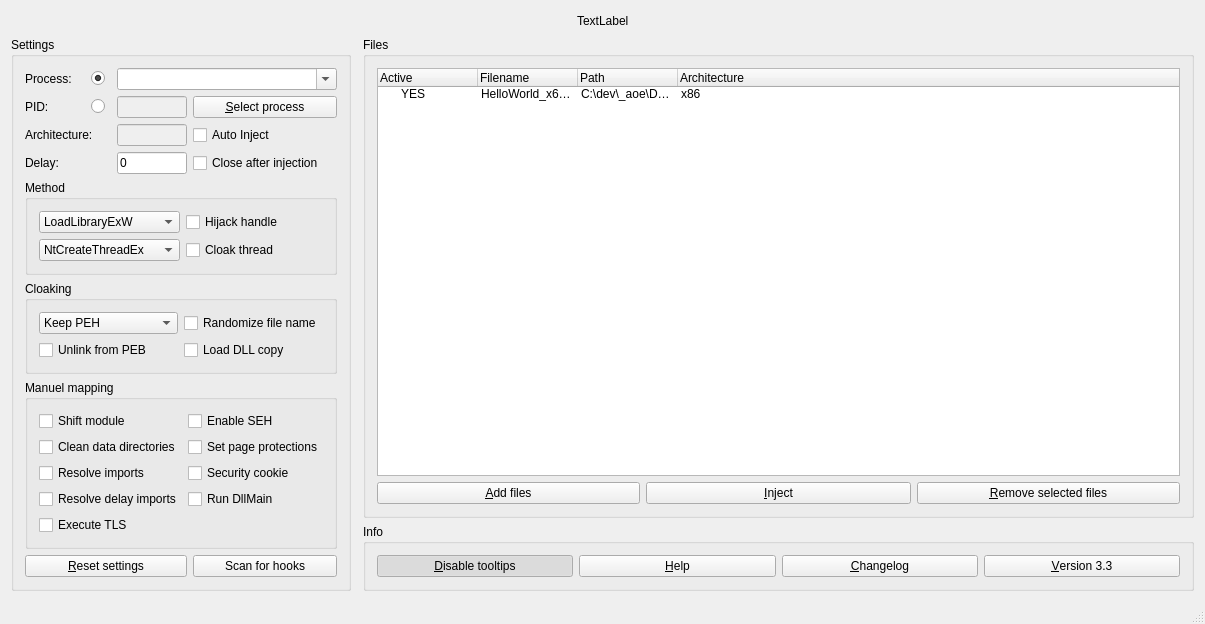
<?xml version="1.0" encoding="UTF-8"?>
<ui version="4.0">
 <class>GuiMainClass</class>
 <widget class="QMainWindow" name="GuiMainClass">
  <property name="geometry">
   <rect>
    <x>0</x>
    <y>0</y>
    <width>1205</width>
    <height>601</height>
   </rect>
  </property>
  <property name="windowTitle">
   <string>GH Injector</string>
  </property>
  <property name="windowIcon">
   <iconset resource="GuiMain.qrc">
    <normaloff>:/GuiMain/GH Icon.ico</normaloff>:/GuiMain/GH Icon.ico</iconset>
  </property>
  <widget class="QWidget" name="centralWidget">
   <layout class="QGridLayout" name="gridLayout_5">
    <item row="1" column="2">
     <widget class="QGroupBox" name="grp_files">
      <property name="sizePolicy">
       <sizepolicy hsizetype="Preferred" vsizetype="Preferred">
        <horstretch>1</horstretch>
        <verstretch>1</verstretch>
       </sizepolicy>
      </property>
      <property name="title">
       <string>Files</string>
      </property>
      <layout class="QGridLayout" name="gridLayout_6">
       <item row="1" column="2">
        <widget class="QPushButton" name="btn_remove">
         <property name="toolTip">
          <string>&lt;html&gt;&lt;head/&gt;&lt;body&gt;&lt;p&gt;Remove highlighted entries from the list.&lt;/p&gt;&lt;/body&gt;&lt;/html&gt;</string>
         </property>
         <property name="text">
          <string>&amp;Remove selected files</string>
         </property>
        </widget>
       </item>
       <item row="0" column="0" colspan="3">
        <widget class="QTreeWidget" name="tree_files">
         <property name="enabled">
          <bool>true</bool>
         </property>
         <property name="sizeAdjustPolicy">
          <enum>QAbstractScrollArea::AdjustToContents</enum>
         </property>
         <property name="itemsExpandable">
          <bool>false</bool>
         </property>
         <property name="sortingEnabled">
          <bool>false</bool>
         </property>
         <property name="headerHidden">
          <bool>false</bool>
         </property>
         <property name="expandsOnDoubleClick">
          <bool>false</bool>
         </property>
         <attribute name="headerCascadingSectionResizes">
          <bool>true</bool>
         </attribute>
         <attribute name="headerMinimumSectionSize">
          <number>50</number>
         </attribute>
         <attribute name="headerShowSortIndicator" stdset="0">
          <bool>false</bool>
         </attribute>
         <column>
          <property name="text">
           <string>Active</string>
          </property>
         </column>
         <column>
          <property name="text">
           <string>Filename</string>
          </property>
         </column>
         <column>
          <property name="text">
           <string>Path</string>
          </property>
         </column>
         <column>
          <property name="text">
           <string>Architecture</string>
          </property>
         </column>
         <item>
          <property name="text">
           <string>YES</string>
          </property>
          <property name="text">
           <string>HelloWorld_x64.dll</string>
          </property>
          <property name="text">
           <string>C:\dev\_aoe\Debug\AoE_IMGUI - Kopie.dllxxxxx</string>
          </property>
          <property name="text">
           <string>x86</string>
          </property>
         </item>
        </widget>
       </item>
       <item row="1" column="1">
        <widget class="QPushButton" name="btn_inject">
         <property name="toolTip">
          <string>&lt;html&gt;&lt;head/&gt;&lt;body&gt;&lt;p&gt;Inject checkmarked dll(s) into the selected process.&lt;/p&gt;&lt;/body&gt;&lt;/html&gt;</string>
         </property>
         <property name="text">
          <string>&amp;Inject</string>
         </property>
        </widget>
       </item>
       <item row="1" column="0">
        <widget class="QPushButton" name="btn_add">
         <property name="toolTip">
          <string>&lt;html&gt;&lt;head/&gt;&lt;body&gt;&lt;p&gt;Select files from disk to add them to the list or drag &amp;amp; drop them into the listview above.&lt;/p&gt;&lt;/body&gt;&lt;/html&gt;</string>
         </property>
         <property name="text">
          <string>&amp;Add files</string>
         </property>
        </widget>
       </item>
      </layout>
     </widget>
    </item>
    <item row="1" column="0" rowspan="2">
     <widget class="QGroupBox" name="grp_settings">
      <property name="sizePolicy">
       <sizepolicy hsizetype="MinimumExpanding" vsizetype="MinimumExpanding">
        <horstretch>0</horstretch>
        <verstretch>0</verstretch>
       </sizepolicy>
      </property>
      <property name="maximumSize">
       <size>
        <width>500</width>
        <height>16777215</height>
       </size>
      </property>
      <property name="title">
       <string>Settings</string>
      </property>
      <layout class="QGridLayout" name="gridLayout_4">
       <item row="1" column="1">
        <widget class="QRadioButton" name="rb_pid">
         <property name="maximumSize">
          <size>
           <width>20</width>
           <height>16777215</height>
          </size>
         </property>
         <property name="toolTip">
          <string>&lt;html&gt;&lt;head/&gt;&lt;body&gt;&lt;p&gt;Select the target process by it's identifier (unique but changes when the process restarts).&lt;/p&gt;&lt;/body&gt;&lt;/html&gt;</string>
         </property>
         <property name="text">
          <string/>
         </property>
        </widget>
       </item>
       <item row="1" column="3">
        <widget class="QPushButton" name="btn_proc">
         <property name="toolTip">
          <string>&lt;html&gt;&lt;head/&gt;&lt;body&gt;&lt;p&gt;Select a process using the ProcessList™.&lt;/p&gt;&lt;/body&gt;&lt;/html&gt;</string>
         </property>
         <property name="text">
          <string>&amp;Select process</string>
         </property>
        </widget>
       </item>
       <item row="0" column="2" colspan="2">
        <widget class="QComboBox" name="cmb_proc">
         <property name="editable">
          <bool>true</bool>
         </property>
        </widget>
       </item>
       <item row="1" column="2">
        <widget class="QLineEdit" name="txt_pid">
         <property name="enabled">
          <bool>false</bool>
         </property>
         <property name="sizePolicy">
          <sizepolicy hsizetype="Minimum" vsizetype="Fixed">
           <horstretch>0</horstretch>
           <verstretch>0</verstretch>
          </sizepolicy>
         </property>
         <property name="maximumSize">
          <size>
           <width>70</width>
           <height>16777215</height>
          </size>
         </property>
        </widget>
       </item>
       <item row="1" column="0">
        <widget class="QLabel" name="lbl_pid">
         <property name="toolTip">
          <string>&lt;html&gt;&lt;head/&gt;&lt;body&gt;&lt;p&gt;Select the target process by it's identifier (unique but changes when the process restarts).&lt;/p&gt;&lt;/body&gt;&lt;/html&gt;</string>
         </property>
         <property name="text">
          <string>PID:</string>
         </property>
         <property name="buddy">
          <cstring>rb_pid</cstring>
         </property>
        </widget>
       </item>
       <item row="9" column="3">
        <widget class="QPushButton" name="btn_hooks">
         <property name="text">
          <string>Scan for hooks</string>
         </property>
        </widget>
       </item>
       <item row="3" column="0" colspan="2">
        <widget class="QLabel" name="lbl_delay">
         <property name="toolTip">
          <string>&lt;html&gt;&lt;head/&gt;&lt;body&gt;&lt;p&gt;Delays the injection (in ms).&lt;/p&gt;&lt;/body&gt;&lt;/html&gt;</string>
         </property>
         <property name="text">
          <string>Delay:</string>
         </property>
         <property name="buddy">
          <cstring>txt_delay</cstring>
         </property>
        </widget>
       </item>
       <item row="3" column="3">
        <widget class="QCheckBox" name="cb_close">
         <property name="toolTip">
          <string>&lt;html&gt;&lt;head/&gt;&lt;body&gt;&lt;p&gt;The injector automatically closes after injecting the checkmarked dll(s).&lt;/p&gt;&lt;/body&gt;&lt;/html&gt;</string>
         </property>
         <property name="text">
          <string>Close after injection    </string>
         </property>
        </widget>
       </item>
       <item row="3" column="2">
        <widget class="QLineEdit" name="txt_delay">
         <property name="sizePolicy">
          <sizepolicy hsizetype="Minimum" vsizetype="Fixed">
           <horstretch>0</horstretch>
           <verstretch>0</verstretch>
          </sizepolicy>
         </property>
         <property name="minimumSize">
          <size>
           <width>0</width>
           <height>0</height>
          </size>
         </property>
         <property name="maximumSize">
          <size>
           <width>70</width>
           <height>16777215</height>
          </size>
         </property>
         <property name="toolTip">
          <string>&lt;html&gt;&lt;head/&gt;&lt;body&gt;&lt;p&gt;&lt;br/&gt;&lt;/p&gt;&lt;/body&gt;&lt;/html&gt;</string>
         </property>
         <property name="text">
          <string>0</string>
         </property>
        </widget>
       </item>
       <item row="0" column="1">
        <widget class="QRadioButton" name="rb_proc">
         <property name="maximumSize">
          <size>
           <width>20</width>
           <height>16777215</height>
          </size>
         </property>
         <property name="toolTip">
          <string>&lt;html&gt;&lt;head/&gt;&lt;body&gt;&lt;p&gt;Select the target process by it's executable name (not unique).&lt;/p&gt;&lt;/body&gt;&lt;/html&gt;</string>
         </property>
         <property name="text">
          <string/>
         </property>
         <property name="checked">
          <bool>true</bool>
         </property>
        </widget>
       </item>
       <item row="0" column="0">
        <widget class="QLabel" name="lbl_proc">
         <property name="toolTip">
          <string>&lt;html&gt;&lt;head/&gt;&lt;body&gt;&lt;p&gt;Select the target process by it's executable name (not unique).&lt;/p&gt;&lt;/body&gt;&lt;/html&gt;</string>
         </property>
         <property name="text">
          <string>Process:</string>
         </property>
         <property name="buddy">
          <cstring>rb_proc</cstring>
         </property>
        </widget>
       </item>
       <item row="2" column="2">
        <widget class="QLineEdit" name="txt_arch">
         <property name="enabled">
          <bool>false</bool>
         </property>
         <property name="sizePolicy">
          <sizepolicy hsizetype="Minimum" vsizetype="Fixed">
           <horstretch>0</horstretch>
           <verstretch>0</verstretch>
          </sizepolicy>
         </property>
         <property name="maximumSize">
          <size>
           <width>70</width>
           <height>16777215</height>
          </size>
         </property>
        </widget>
       </item>
       <item row="6" column="0" colspan="4">
        <widget class="QGroupBox" name="grp_cloak">
         <property name="title">
          <string>Cloaking</string>
         </property>
         <layout class="QGridLayout" name="gridLayout_3">
          <item row="0" column="0">
           <widget class="QComboBox" name="cmb_peh">
            <property name="toolTip">
             <string>&lt;html&gt;&lt;head/&gt;&lt;body&gt;&lt;p&gt;Keep PEH: Doesn't modify the PE header of the dll(s).&lt;/p&gt;&lt;p&gt;Erase PEH: Erases the PE header by wrting 0's to it to avoid detections.3&lt;/p&gt;&lt;p&gt;Fake PEH: Replaces the PE header with the PE header of a normal windows module (eg. kernel32.dll).&lt;/p&gt;&lt;/body&gt;&lt;/html&gt;</string>
            </property>
            <item>
             <property name="text">
              <string>Keep PEH</string>
             </property>
            </item>
            <item>
             <property name="text">
              <string>Erase PEH</string>
             </property>
            </item>
            <item>
             <property name="text">
              <string>Fake PEH</string>
             </property>
            </item>
           </widget>
          </item>
          <item row="1" column="0">
           <widget class="QCheckBox" name="cb_unlink">
            <property name="toolTip">
             <string>&lt;html&gt;&lt;head/&gt;&lt;body&gt;&lt;p&gt;Removes the list entry of the dll(s) from the lists in the process enviroment block (not needed for manual mapping).&lt;/p&gt;&lt;/body&gt;&lt;/html&gt;</string>
            </property>
            <property name="text">
             <string>Unlink from PEB</string>
            </property>
           </widget>
          </item>
          <item row="1" column="1">
           <widget class="QCheckBox" name="cb_copy">
            <property name="toolTip">
             <string>&lt;html&gt;&lt;head/&gt;&lt;body&gt;&lt;p&gt;Creates a copy of the dll(s) in the user's temp directory which then get(s) loaded into the target process.&lt;/p&gt;&lt;/body&gt;&lt;/html&gt;</string>
            </property>
            <property name="text">
             <string>Load DLL copy</string>
            </property>
           </widget>
          </item>
          <item row="0" column="1">
           <widget class="QCheckBox" name="cb_random">
            <property name="toolTip">
             <string>&lt;html&gt;&lt;head/&gt;&lt;body&gt;&lt;p&gt;Renames the dll(s) randomly before injecting it/them.&lt;/p&gt;&lt;/body&gt;&lt;/html&gt;</string>
            </property>
            <property name="text">
             <string>Randomize file name</string>
            </property>
           </widget>
          </item>
         </layout>
        </widget>
       </item>
       <item row="2" column="3">
        <widget class="QCheckBox" name="cb_auto">
         <property name="toolTip">
          <string>&lt;html&gt;&lt;head/&gt;&lt;body&gt;&lt;p&gt;If the injector finds the target process, it automatically injects the checkmarked dll(s).&lt;/p&gt;&lt;/body&gt;&lt;/html&gt;</string>
         </property>
         <property name="text">
          <string>Auto Inject</string>
         </property>
        </widget>
       </item>
       <item row="4" column="0" colspan="4">
        <widget class="QGroupBox" name="grp_method">
         <property name="title">
          <string>Method</string>
         </property>
         <layout class="QGridLayout" name="gridLayout">
          <item row="0" column="0">
           <widget class="QComboBox" name="cmb_load">
            <property name="toolTip">
             <string>&lt;html&gt;&lt;head/&gt;&lt;body&gt;&lt;p&gt;LoadLibraryExW is the default injection method which simply uses LoadLibraryExW.&lt;/p&gt;&lt;/body&gt;&lt;/html&gt;</string>
            </property>
            <property name="whatsThis">
             <string>&lt;html&gt;&lt;head/&gt;&lt;body&gt;&lt;p&gt;&lt;br/&gt;&lt;/p&gt;&lt;/body&gt;&lt;/html&gt;</string>
            </property>
            <item>
             <property name="text">
              <string>LoadLibraryExW</string>
             </property>
            </item>
            <item>
             <property name="text">
              <string>LdrLoadDll</string>
             </property>
            </item>
            <item>
             <property name="text">
              <string>LdrpLoadDll</string>
             </property>
            </item>
            <item>
             <property name="text">
              <string>ManualMap</string>
             </property>
            </item>
           </widget>
          </item>
          <item row="0" column="1">
           <widget class="QCheckBox" name="cb_hijack">
            <property name="toolTip">
             <string>&lt;html&gt;&lt;head/&gt;&lt;body&gt;&lt;p&gt;Hijacks a handle from another process.&lt;/p&gt;&lt;/body&gt;&lt;/html&gt;</string>
            </property>
            <property name="text">
             <string>Hijack handle</string>
            </property>
           </widget>
          </item>
          <item row="1" column="0">
           <widget class="QComboBox" name="cmb_create">
            <property name="toolTip">
             <string>&lt;html&gt;&lt;head/&gt;&lt;body&gt;&lt;p&gt;NtCreateThreadEx: Creates a simple remote thread to load the dll(s).&lt;/p&gt;&lt;/body&gt;&lt;/html&gt;</string>
            </property>
            <item>
             <property name="text">
              <string>NtCreateThreadEx</string>
             </property>
            </item>
            <item>
             <property name="text">
              <string>Thread Hijacking</string>
             </property>
            </item>
            <item>
             <property name="text">
              <string>SetWindowsHookEx</string>
             </property>
            </item>
            <item>
             <property name="text">
              <string>QueueUserAPC</string>
             </property>
            </item>
           </widget>
          </item>
          <item row="1" column="1">
           <widget class="QCheckBox" name="cb_clock">
            <property name="toolTip">
             <string>&lt;html&gt;&lt;head/&gt;&lt;body&gt;&lt;p&gt;Attempts to hide the thread from debuggers, fakes the startaddress and disables thread attach/detach calls.&lt;/p&gt;&lt;/body&gt;&lt;/html&gt;</string>
            </property>
            <property name="text">
             <string>Cloak thread</string>
            </property>
           </widget>
          </item>
         </layout>
        </widget>
       </item>
       <item row="2" column="0" colspan="2">
        <widget class="QLabel" name="lbl_arch">
         <property name="text">
          <string>Architecture:</string>
         </property>
        </widget>
       </item>
       <item row="9" column="0" colspan="3">
        <widget class="QPushButton" name="btn_reset">
         <property name="text">
          <string>&amp;Reset settings</string>
         </property>
        </widget>
       </item>
       <item row="7" column="0" colspan="4">
        <widget class="QGroupBox" name="grp_adv">
         <property name="enabled">
          <bool>true</bool>
         </property>
         <property name="title">
          <string>Manuel mapping</string>
         </property>
         <layout class="QGridLayout" name="gridLayout_2">
          <item row="5" column="0">
           <widget class="QCheckBox" name="cb_imports">
            <property name="toolTip">
             <string>&lt;html&gt;&lt;head/&gt;&lt;body&gt;&lt;p&gt;resolves dll imports&lt;/p&gt;&lt;/body&gt;&lt;/html&gt;</string>
            </property>
            <property name="text">
             <string>Resolve imports</string>
            </property>
           </widget>
          </item>
          <item row="3" column="0">
           <widget class="QCheckBox" name="cb_clean">
            <property name="toolTip">
             <string>&lt;html&gt;&lt;head/&gt;&lt;body&gt;&lt;p&gt;removes data from the dlls PE header&lt;/p&gt;&lt;/body&gt;&lt;/html&gt;</string>
            </property>
            <property name="text">
             <string>Clean data directories</string>
            </property>
           </widget>
          </item>
          <item row="0" column="0">
           <widget class="QCheckBox" name="cb_shift">
            <property name="toolTip">
             <string>&lt;html&gt;&lt;head/&gt;&lt;body&gt;&lt;p&gt;Shifts the image by a randomly generated amount of bytes (manual mapping only).&lt;/p&gt;&lt;/body&gt;&lt;/html&gt;</string>
            </property>
            <property name="text">
             <string>Shift module</string>
            </property>
           </widget>
          </item>
          <item row="6" column="0">
           <widget class="QCheckBox" name="cb_delay">
            <property name="toolTip">
             <string>&lt;html&gt;&lt;head/&gt;&lt;body&gt;&lt;p&gt;resolves delayed imports&lt;/p&gt;&lt;/body&gt;&lt;/html&gt;</string>
            </property>
            <property name="text">
             <string>Resolve delay imports</string>
            </property>
           </widget>
          </item>
          <item row="7" column="0">
           <widget class="QCheckBox" name="cb_tls">
            <property name="toolTip">
             <string>&lt;html&gt;&lt;head/&gt;&lt;body&gt;&lt;p&gt;executes TLS callbacks and initializes static TLS data&lt;/p&gt;&lt;/body&gt;&lt;/html&gt;</string>
            </property>
            <property name="text">
             <string>Execute TLS</string>
            </property>
           </widget>
          </item>
          <item row="0" column="1">
           <widget class="QCheckBox" name="cb_seh">
            <property name="toolTip">
             <string>&lt;html&gt;&lt;head/&gt;&lt;body&gt;&lt;p&gt;enables exception handling&lt;/p&gt;&lt;/body&gt;&lt;/html&gt;</string>
            </property>
            <property name="text">
             <string>Enable SEH</string>
            </property>
           </widget>
          </item>
          <item row="6" column="1">
           <widget class="QCheckBox" name="cb_main">
            <property name="toolTip">
             <string>&lt;html&gt;&lt;head/&gt;&lt;body&gt;&lt;p&gt;executes DllMain&lt;/p&gt;&lt;/body&gt;&lt;/html&gt;</string>
            </property>
            <property name="text">
             <string>Run DllMain</string>
            </property>
           </widget>
          </item>
          <item row="5" column="1">
           <widget class="QCheckBox" name="cb_security">
            <property name="text">
             <string>Security cookie</string>
            </property>
           </widget>
          </item>
          <item row="3" column="1">
           <widget class="QCheckBox" name="cb_protection">
            <property name="toolTip">
             <string>&lt;html&gt;&lt;head/&gt;&lt;body&gt;&lt;p&gt;sets page protections based on section characteristics&lt;/p&gt;&lt;/body&gt;&lt;/html&gt;</string>
            </property>
            <property name="text">
             <string>Set page protections</string>
            </property>
           </widget>
          </item>
         </layout>
        </widget>
       </item>
      </layout>
     </widget>
    </item>
    <item row="2" column="2">
     <widget class="QGroupBox" name="grp_info">
      <property name="sizePolicy">
       <sizepolicy hsizetype="Preferred" vsizetype="Preferred">
        <horstretch>1</horstretch>
        <verstretch>0</verstretch>
       </sizepolicy>
      </property>
      <property name="title">
       <string>Info</string>
      </property>
      <layout class="QGridLayout" name="gridLayout_7">
       <item row="0" column="0">
        <widget class="QPushButton" name="btn_tooltip">
         <property name="toolTip">
          <string>&lt;html&gt;&lt;head/&gt;&lt;body&gt;&lt;p&gt;You won't have to see this again.&lt;/p&gt;&lt;/body&gt;&lt;/html&gt;</string>
         </property>
         <property name="text">
          <string>&amp;Disable tooltips</string>
         </property>
         <property name="checkable">
          <bool>true</bool>
         </property>
         <property name="checked">
          <bool>true</bool>
         </property>
        </widget>
       </item>
       <item row="0" column="1">
        <widget class="QPushButton" name="btn_help">
         <property name="toolTip">
          <string>&lt;html&gt;&lt;head/&gt;&lt;body&gt;&lt;p&gt;Open the release thread (guidedhacking.com/ghinjector) for support.&lt;/p&gt;&lt;/body&gt;&lt;/html&gt;</string>
         </property>
         <property name="text">
          <string>&amp;Help</string>
         </property>
        </widget>
       </item>
       <item row="0" column="2">
        <widget class="QPushButton" name="btn_log">
         <property name="toolTip">
          <string>&lt;html&gt;&lt;head/&gt;&lt;body&gt;&lt;p&gt;Open the changelog on pastebin.&lt;/p&gt;&lt;/body&gt;&lt;/html&gt;</string>
         </property>
         <property name="text">
          <string>&amp;Changelog</string>
         </property>
        </widget>
       </item>
       <item row="0" column="3">
        <widget class="QPushButton" name="btn_version">
         <property name="enabled">
          <bool>true</bool>
         </property>
         <property name="text">
          <string>&amp;Version 3.3</string>
         </property>
        </widget>
       </item>
      </layout>
     </widget>
    </item>
    <item row="0" column="0" colspan="3">
     <layout class="QGridLayout" name="grid_img">
      <item row="0" column="0">
       <spacer name="spacer_left">
        <property name="orientation">
         <enum>Qt::Horizontal</enum>
        </property>
        <property name="sizeHint" stdset="0">
         <size>
          <width>40</width>
          <height>20</height>
         </size>
        </property>
       </spacer>
      </item>
      <item row="0" column="1">
       <widget class="QLabel" name="lbl_img">
        <property name="text">
         <string>TextLabel</string>
        </property>
       </widget>
      </item>
      <item row="0" column="2">
       <spacer name="spacer_right">
        <property name="orientation">
         <enum>Qt::Horizontal</enum>
        </property>
        <property name="sizeHint" stdset="0">
         <size>
          <width>40</width>
          <height>20</height>
         </size>
        </property>
       </spacer>
      </item>
     </layout>
    </item>
   </layout>
  </widget>
  <widget class="QStatusBar" name="statusBar"/>
 </widget>
 <layoutdefault spacing="6" margin="11"/>
 <resources>
  <include location="GuiMain.qrc"/>
 </resources>
 <connections/>
</ui>
